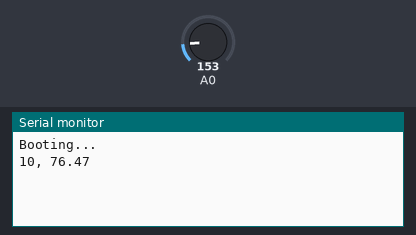
The sketch below on a simulated Arduino Uno, built with avr-gcc and run on an emulated ATmega328P. Parts: the last lines printed to the serial monitor. Inputs (shaded band) come from the test bench; at power-on: A0 = 153.

Above: at 18.0 s.
18.1 s: A0 set to 165
At 19.5 s:
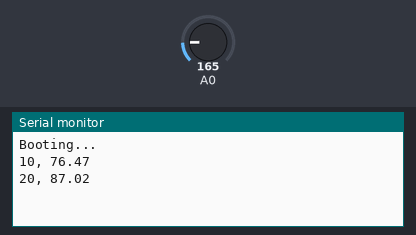
32.3 s: A0 set to 175
At 39.5 s:
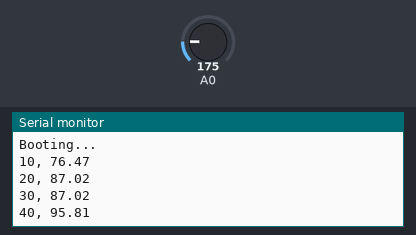
Timing chart, 0 to 41.0 s (numbered marks = the images above; inputs shaded):
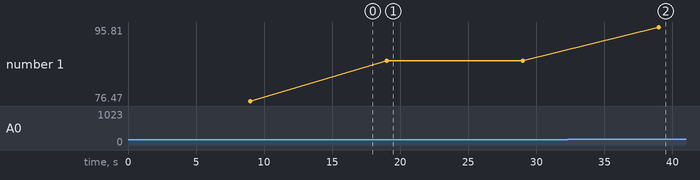

The sketch:

temp_02.ino
```cpp
#define ADC_REF_MV 5000.0
#define ADC_COUNTS 1024.0
#define TMP36_OFFSET_MV 500.0
#define TMP36_MV_PER_C 10.0
#define MILLIS_IN_SEC 1000

volatile bool tenSecondFlag = false;
volatile uint8_t secCount = 0;
volatile uint32_t ticks10s = 0;

float countsToF(int sensor_counts) {
  float sensor_mV = sensor_counts * ADC_REF_MV / ADC_COUNTS;
  float temp_C = (sensor_mV - TMP36_OFFSET_MV) / TMP36_MV_PER_C;
  float temp_F = (temp_C * 9 / 5) + 32;
  return temp_F;
}

void setupTimer1() {
  cli();  // disable interrupts

  TCCR1A = 0;  // normal operation
  TCCR1B = 0;

  TCCR1B |= (1 << WGM12);   // CTC mode
  TCCR1B |= (1 << CS12) | (1 << CS10);  // prescaler 1024

  OCR1A = 15624;  // 1 second

  TIMSK1 |= (1 << OCIE1A);  // enable compare interrupt

  sei();  // enable interrupts
}

ISR(TIMER1_COMPA_vect) {
  if (++secCount >= 10) {
    secCount = 0;
    ticks10s++;
    tenSecondFlag = true;
  }
}

void setup() {
  Serial.begin(9600);
  Serial.println("Booting...");
  setupTimer1();
}

void loop() {
  if (tenSecondFlag) {
    uint32_t tickCopy;
    noInterrupts();
    tenSecondFlag = false;
    tickCopy = ticks10s;
    interrupts();

    long sensorValue = analogRead(A0);
    float temp_F = countsToF(sensorValue);

    Serial.print(tickCopy*10UL);
    Serial.print(", ");
    Serial.println(temp_F);
  }
}
```

Measured:
- after the input at 18.1 s, the serial monitor: prints a new line after 0.90 s (image 1)
- after the input at 32.3 s, the serial monitor: prints a new line after 6.7 s (image 2)
- plotted number 1: 76.47 → 87.02 after the input at 18.1 s, 87.02 → 95.81 after the input at 32.3 s
